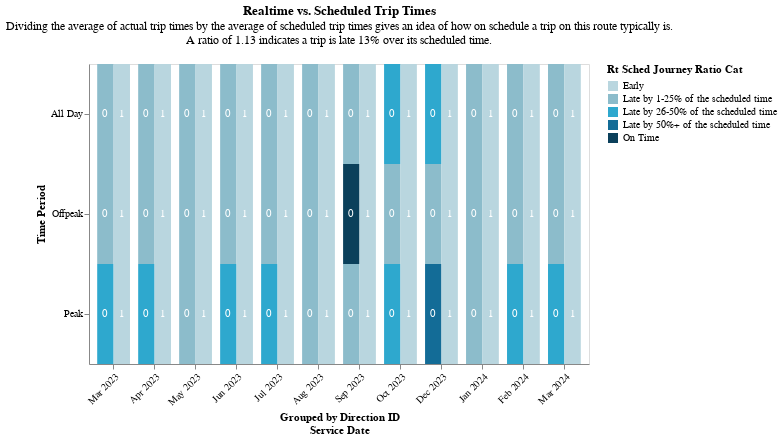

Notebook code cell kept with this figure:
### Code cell
heatmap(
    one_route,
    "rt_sched_journey_ratio_cat",
    "Realtime vs. Scheduled Trip Times",
    "Dividing the average of actual trip times by the average of scheduled trip times gives an idea of how on schedule a trip on this route typically is.",
    "A ratio of 1.13 indicates a trip is late 13% over its scheduled time.",
    "",
)
